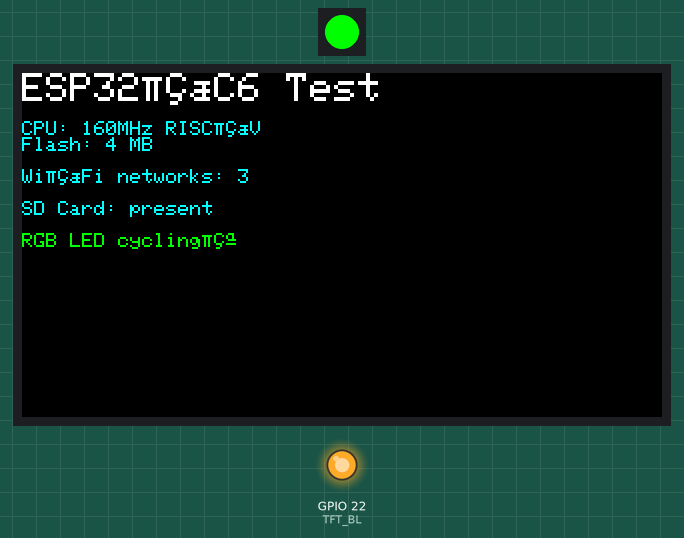
The sketch below on a simulated ESP32-C6. Parts: 1 RGB LEDs in strip order, left to right, 320×172 colour display, output pins drawn as LEDs (lit = HIGH). Dim RGB values are drawn brighter than linear; a WiFi scan finds three made-up networks; storage starts empty; what the sketch prints to the serial monitor is not drawn.

Above: at 3.53 s.
At 5.65 s:
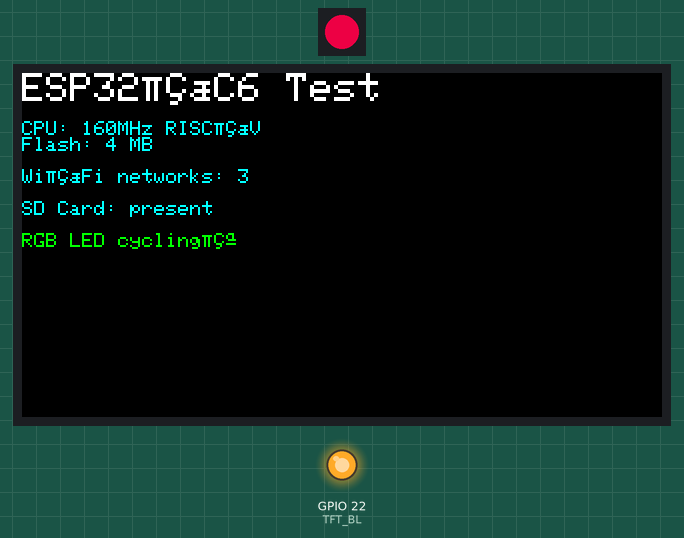
At 8.06 s:
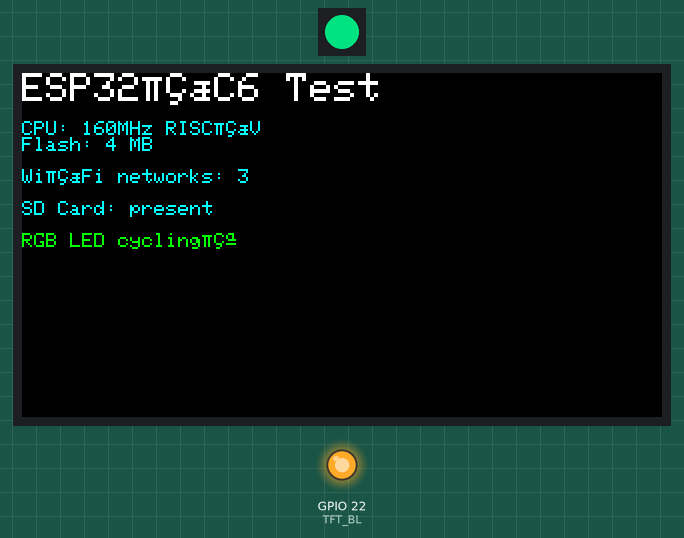
At 14.43 s:
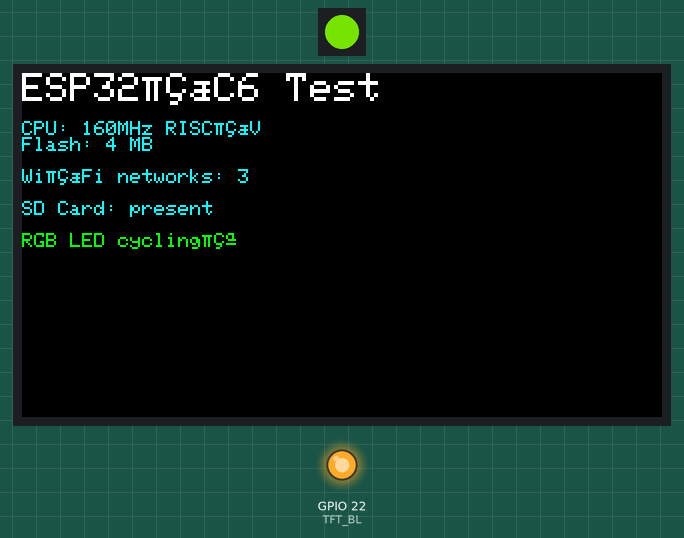
Timing chart, 0 to 40.0 s (numbered marks = the images above):
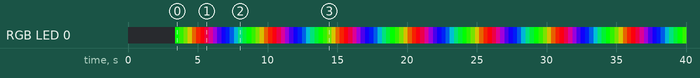

Measured:
- by itself, RGB LED 0: off → RGB(0, 255, 0) at 3.4 s, → RGB(42, 213, 0) 0.30 s later, → RGB(87, 168, 0) 0.30 s later, → RGB(132, 123, 0) 0.30 s later, … (121 changes in this stretch)
- by itself, everything shown: repeats every 10.3 s, in 35 steps

The sketch:

esp32_c6_lcd_test.ino
```cpp
/*
  ESP32‑C6 LCD Test Sketch

  This Arduino sketch exercises the key peripherals on the Waveshare ESP32‑C6‑LCD‑1.47 development board.

  It demonstrates the following features:
    • Initializes the 1.47 inch ST7789 TFT display (172 × 320 pixels) and
      draws some text and graphics on the screen.
    • Cycles the on‑board WS2812 RGB LED through a rainbow of colors using the
      Adafruit_NeoPixel library.
    • Scans for nearby Wi‑Fi networks and prints their SSIDs to the serial
      terminal.  The total network count is also displayed on the LCD.
    • Optionally mounts an SD card if present and reports the free space.

  To compile this sketch you will need to install the following Arduino
  libraries via the Library Manager:

    • Adafruit ST7735 and ST7789 Library (Adafruit_ST7789)
    • Adafruit GFX Library (Adafruit_GFX)
    • Adafruit NeoPixel (Adafruit_NeoPixel)

  Pin assignments are based on the official Waveshare documentation:

    * TFT display (SPI):
        MOSI  – GPIO 6
        SCLK  – GPIO 7
        CS    – GPIO 14
        DC    – GPIO 15
        RST   – GPIO 21
        BL    – GPIO 22 (backlight control – set HIGH for full brightness)
    * RGB LED (WS2812) – GPIO 8
    * SD‑Card (SPI):
        MOSI  – GPIO 6 (shared with TFT)
        MISO  – GPIO 5
        SCLK  – GPIO 7 (shared with TFT)
        CS    – GPIO 4

  Note: The ESP32‑C6 has multiple SPI buses.  This sketch uses a dedicated
  SPIClass instance to assign the correct pins to the TFT.  Make sure your
  board package is up to date (ESP32 core ≥ 2.0.13) to support the C6.

  Author: OpenAI ChatGPT
  Date: 21 Oct 2025
*/

#include <WiFi.h>
#include <SPI.h>
#include <Adafruit_GFX.h>
#include <Adafruit_ST7789.h>
#include <Adafruit_NeoPixel.h>
#include <SD.h>

// -----------------------------------------------------------------------------
// Pin definitions
// -----------------------------------------------------------------------------
// TFT display pins
static constexpr int TFT_MOSI  = 6;
static constexpr int TFT_MISO  = 5;    // MISO is only used by the SD card
static constexpr int TFT_SCLK  = 7;
static constexpr int TFT_CS    = 14;
static constexpr int TFT_DC    = 15;
static constexpr int TFT_RST   = 21;
static constexpr int TFT_BL    = 22;   // backlight control (active HIGH)

// SD card chip select
static constexpr int SD_CS     = 4;

// RGB LED pin
static constexpr int RGB_PIN   = 8;
static constexpr int RGB_COUNT = 1;

// -----------------------------------------------------------------------------
// Global objects
// -----------------------------------------------------------------------------

// Use FSPI port (or HSPI/VSPI depending on your board package).  The pins
// will be configured manually in setup().
SPIClass tftSPI(FSPI);

// ST7789 display driver.  We pass the SPI class and the control pins.
Adafruit_ST7789 tft(&tftSPI, TFT_CS, TFT_DC, TFT_RST);

// WS2812 RGB LED
Adafruit_NeoPixel rgbLed(RGB_COUNT, RGB_PIN, NEO_GRB + NEO_KHZ800);

// Track hue for the LED rainbow cycle
uint8_t ledHue = 0;

// -----------------------------------------------------------------------------
// Helper functions
// -----------------------------------------------------------------------------

// Convert a hue (0–255) to an RGB color for the NeoPixel
uint32_t hueToColor(uint8_t hue) {
  // Simple HSV to RGB conversion.  See Adafruit NeoPixel library for reference.
  uint8_t r, g, b;
  if (hue < 85) {
    r = hue * 3;
    g = 255 - hue * 3;
    b = 0;
  } else if (hue < 170) {
    hue -= 85;
    r = 255 - hue * 3;
    g = 0;
    b = hue * 3;
  } else {
    hue -= 170;
    r = 0;
    g = hue * 3;
    b = 255 - hue * 3;
  }
  return rgbLed.Color(r, g, b);
}

// Draw a simple test screen on the TFT
void drawTestScreen(int wifiCount, bool sdMounted) {
  tft.fillScreen(ST77XX_BLACK);
  tft.setCursor(0, 0);
  tft.setTextSize(2);
  tft.setTextColor(ST77XX_WHITE);
  tft.println(F("ESP32‑C6 Test"));
  tft.setTextSize(1);
  tft.setTextColor(ST77XX_CYAN);
  tft.println(F(""));
  tft.println(F("CPU: 160MHz RISC‑V"));
  tft.print(F("Flash: ")); tft.print(ESP.getFlashChipSize() / (1024 * 1024)); tft.println(F(" MB"));
  tft.println(F(""));
  tft.print(F("Wi‑Fi networks: ")); tft.println(wifiCount);
  tft.println(F(""));
  tft.print(F("SD Card: "));
  tft.println(sdMounted ? F("present") : F("not found"));
  tft.println(F(""));
  tft.setTextColor(ST77XX_GREEN);
  tft.println(F("RGB LED cycling…"));
}

// -----------------------------------------------------------------------------
// Arduino setup function
// -----------------------------------------------------------------------------

void setup() {
  // Initialize serial port for debug output
  Serial.begin(115200);
  delay(1000);
  Serial.println(F("\nESP32‑C6 LCD Test Sketch"));

  // Configure backlight and RGB LED pins
  pinMode(TFT_BL, OUTPUT);
  digitalWrite(TFT_BL, HIGH);  // full brightness

  // Initialize the NeoPixel
  rgbLed.begin();
  rgbLed.show();  // turn off LED

  // Initialize custom SPI bus for TFT and SD
  tftSPI.begin(TFT_SCLK, TFT_MISO, TFT_MOSI, TFT_CS);

  // Initialize TFT
  Serial.println(F("Initializing display…"));
  tft.init(172, 320);            // 172×320 resolution
  tft.setRotation(1);            // rotate for portrait orientation (0–3)
  tft.fillScreen(ST77XX_BLACK);
  tft.setTextWrap(false);

  // Mount SD card (if present)
  bool sdOK = false;
  Serial.print(F("Mounting SD card…"));
  if (SD.begin(SD_CS)) {
    Serial.println(F("success"));
    uint64_t cardSize = SD.cardSize() / (1024ULL * 1024ULL);
    uint64_t totalBytes = SD.totalBytes() / (1024ULL * 1024ULL);
    uint64_t usedBytes = SD.usedBytes() / (1024ULL * 1024ULL);
    Serial.printf("  Size: %llu MB, Used: %llu MB\n", cardSize, usedBytes);
    sdOK = true;
  } else {
    Serial.println(F("failed"));
  }

  // Initialize Wi‑Fi (scan only)
  Serial.println(F("Scanning for Wi‑Fi networks…"));
  WiFi.mode(WIFI_STA);
  WiFi.disconnect();
  delay(100);
  int networkCount = WiFi.scanNetworks();
  Serial.printf("Found %d networks\n", networkCount);
  for (int i = 0; i < networkCount; i++) {
    Serial.printf("  %d: %s (%d dBm)\n", i + 1, WiFi.SSID(i).c_str(), WiFi.RSSI(i));
  }

  // Draw information on the LCD
  drawTestScreen(networkCount, sdOK);
}

// -----------------------------------------------------------------------------
// Arduino loop function
// -----------------------------------------------------------------------------

void loop() {
  // Cycle the RGB LED through a rainbow of colors
  rgbLed.setPixelColor(0, hueToColor(ledHue));
  rgbLed.show();
  ledHue++;
  delay(20);
}
```
